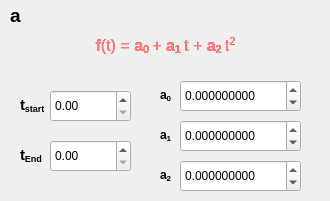
   <widget class="QWidget" name="pageTypeFunctionA">
    <widget class="QDoubleSpinBox" name="FuncAendTime">
     <property name="geometry">
      <rect>
       <x>50</x>
       <y>140</y>
       <width>81</width>
       <height>32</height>
      </rect>
     </property>
    </widget>
    <widget class="QDoubleSpinBox" name="FuncACoeff2">
     <property name="geometry">
      <rect>
       <x>180</x>
       <y>160</y>
       <width>121</width>
       <height>32</height>
      </rect>
     </property>
     <property name="decimals">
      <number>9</number>
     </property>
     <property name="minimum">
      <double>-9999.999998999999661</double>
     </property>
     <property name="maximum">
      <double>9999.999998999999661</double>
     </property>
     <property name="stepType">
      <enum>QAbstractSpinBox::AdaptiveDecimalStepType</enum>
     </property>
    </widget>
    <widget class="QDoubleSpinBox" name="FuncACoeff1">
     <property name="geometry">
      <rect>
       <x>180</x>
       <y>120</y>
       <width>121</width>
       <height>32</height>
      </rect>
     </property>
     <property name="decimals">
      <number>9</number>
     </property>
     <property name="minimum">
      <double>-9999.999998999999661</double>
     </property>
     <property name="maximum">
      <double>9999.999998999999661</double>
     </property>
     <property name="stepType">
      <enum>QAbstractSpinBox::AdaptiveDecimalStepType</enum>
     </property>
    </widget>
    <widget class="QDoubleSpinBox" name="FuncACoeff0">
     <property name="geometry">
      <rect>
       <x>180</x>
       <y>80</y>
       <width>121</width>
       <height>32</height>
      </rect>
     </property>
     <property name="decimals">
      <number>9</number>
     </property>
     <property name="minimum">
      <double>-9999.999998999999661</double>
     </property>
     <property name="maximum">
      <double>9999.999998999999661</double>
     </property>
     <property name="stepType">
      <enum>QAbstractSpinBox::AdaptiveDecimalStepType</enum>
     </property>
    </widget>
    <widget class="QLabel" name="funcAequation">
     <property name="enabled">
      <bool>true</bool>
     </property>
     <property name="geometry">
      <rect>
       <x>10</x>
       <y>30</y>
       <width>311</width>
       <height>31</height>
      </rect>
     </property>
     <property name="palette">
      <palette>
       <active>
        <colorrole role="WindowText">
         <brush brushstyle="SolidPattern">
          <color alpha="255">
           <red>255</red>
           <green>0</green>
           <blue>0</blue>
          </color>
         </brush>
        </colorrole>
       </active>
       <inactive>
        <colorrole role="WindowText">
         <brush brushstyle="SolidPattern">
          <color alpha="255">
           <red>255</red>
           <green>0</green>
           <blue>0</blue>
          </color>
         </brush>
        </colorrole>
       </inactive>
       <disabled>
        <colorrole role="WindowText">
         <brush brushstyle="SolidPattern">
          <color alpha="255">
           <red>160</red>
           <green>161</green>
           <blue>163</blue>
          </color>
         </brush>
        </colorrole>
       </disabled>
      </palette>
     </property>
     <property name="text">
      <string>&lt;html&gt;&lt;head/&gt;&lt;body&gt;&lt;p align=&quot;center&quot;&gt;&lt;span style=&quot; font-size:12pt; font-weight:600; color:#ff0000;&quot;&gt;f&lt;/span&gt;&lt;span style=&quot; font-size:12pt; color:#ff0000;&quot;&gt;(t) = &lt;/span&gt;&lt;span style=&quot; font-size:12pt; font-weight:600; color:#ff0000;&quot;&gt;a&lt;/span&gt;&lt;span style=&quot; font-size:12pt; font-weight:600; color:#ff0000; vertical-align:sub;&quot;&gt;0 &lt;/span&gt;&lt;span style=&quot; font-size:12pt; color:#ff0000;&quot;&gt;+ &lt;/span&gt;&lt;span style=&quot; font-size:12pt; font-weight:600; color:#ff0000;&quot;&gt;a&lt;/span&gt;&lt;span style=&quot; font-size:12pt; font-weight:600; color:#ff0000; vertical-align:sub;&quot;&gt;1 &lt;/span&gt;&lt;span style=&quot; font-size:12pt; color:#ff0000;&quot;&gt;t + &lt;/span&gt;&lt;span style=&quot; font-size:12pt; font-weight:600; color:#ff0000;&quot;&gt;a&lt;/span&gt;&lt;span style=&quot; font-size:12pt; font-weight:600; color:#ff0000; vertical-align:sub;&quot;&gt;2 &lt;/span&gt;&lt;span style=&quot; font-size:12pt; color:#ff0000;&quot;&gt;t&lt;/span&gt;&lt;span style=&quot; font-size:12pt; color:#ff0000; vertical-align:super;&quot;&gt;2&lt;/span&gt;&lt;/p&gt;&lt;/body&gt;&lt;/html&gt;</string>
     </property>
     <property name="wordWrap">
      <bool>true</bool>
     </property>
    </widget>
    <widget class="QLabel" name="label_22">
     <property name="geometry">
      <rect>
       <x>160</x>
       <y>166</y>
       <width>21</width>
       <height>18</height>
      </rect>
     </property>
     <property name="text">
      <string>&lt;html&gt;&lt;head/&gt;&lt;body&gt;&lt;p&gt;&lt;span style=&quot; font-weight:600;&quot;&gt;a&lt;/span&gt;&lt;span style=&quot; font-weight:600; vertical-align:sub;&quot;&gt;2&lt;/span&gt;&lt;/p&gt;&lt;/body&gt;&lt;/html&gt;</string>
     </property>
    </widget>
    <widget class="QLabel" name="label_19">
     <property name="geometry">
      <rect>
       <x>20</x>
       <y>140</y>
       <width>31</width>
       <height>31</height>
      </rect>
     </property>
     <property name="text">
      <string>&lt;html&gt;&lt;head/&gt;&lt;body&gt;&lt;p&gt;&lt;span style=&quot; font-size:11pt; font-weight:600;&quot;&gt;t&lt;/span&gt;&lt;span style=&quot; font-size:11pt; font-weight:600; vertical-align:sub;&quot;&gt;End&lt;/span&gt;&lt;/p&gt;&lt;/body&gt;&lt;/html&gt;</string>
     </property>
    </widget>
    <widget class="QLabel" name="label_20">
     <property name="geometry">
      <rect>
       <x>160</x>
       <y>86</y>
       <width>21</width>
       <height>18</height>
      </rect>
     </property>
     <property name="text">
      <string>&lt;html&gt;&lt;head/&gt;&lt;body&gt;&lt;p&gt;&lt;span style=&quot; font-weight:600;&quot;&gt;a&lt;/span&gt;&lt;span style=&quot; font-weight:600; vertical-align:sub;&quot;&gt;0&lt;/span&gt;&lt;/p&gt;&lt;/body&gt;&lt;/html&gt;</string>
     </property>
    </widget>
    <widget class="QLabel" name="label_21">
     <property name="geometry">
      <rect>
       <x>160</x>
       <y>126</y>
       <width>21</width>
       <height>18</height>
      </rect>
     </property>
     <property name="text">
      <string>&lt;html&gt;&lt;head/&gt;&lt;body&gt;&lt;p&gt;&lt;span style=&quot; font-weight:600;&quot;&gt;a&lt;/span&gt;&lt;span style=&quot; font-weight:600; vertical-align:sub;&quot;&gt;1&lt;/span&gt;&lt;/p&gt;&lt;/body&gt;&lt;/html&gt;</string>
     </property>
    </widget>
    <widget class="QLabel" name="label_51">
     <property name="geometry">
      <rect>
       <x>10</x>
       <y>0</y>
       <width>21</width>
       <height>31</height>
      </rect>
     </property>
     <property name="text">
      <string>&lt;html&gt;&lt;head/&gt;&lt;body&gt;&lt;p&gt;&lt;span style=&quot; font-size:14pt; font-weight:600;&quot;&gt;a&lt;/span&gt;&lt;/p&gt;&lt;/body&gt;&lt;/html&gt;</string>
     </property>
    </widget>
    <widget class="QLabel" name="label_55">
     <property name="geometry">
      <rect>
       <x>20</x>
       <y>90</y>
       <width>31</width>
       <height>31</height>
      </rect>
     </property>
     <property name="text">
      <string>&lt;html&gt;&lt;head/&gt;&lt;body&gt;&lt;p&gt;&lt;span style=&quot; font-size:11pt; font-weight:600;&quot;&gt;t&lt;/span&gt;&lt;span style=&quot; font-size:11pt; font-weight:600; vertical-align:sub;&quot;&gt;start&lt;/span&gt;&lt;/p&gt;&lt;/body&gt;&lt;/html&gt;</string>
     </property>
    </widget>
    <widget class="QDoubleSpinBox" name="FuncAstartTime">
     <property name="geometry">
      <rect>
       <x>50</x>
       <y>90</y>
       <width>81</width>
       <height>32</height>
      </rect>
     </property>
    </widget>
    <widget class="QLabel" name="funcAequationGrey">
     <property name="enabled">
      <bool>false</bool>
     </property>
     <property name="geometry">
      <rect>
       <x>10</x>
       <y>30</y>
       <width>311</width>
       <height>31</height>
      </rect>
     </property>
     <property name="palette">
      <palette>
       <active>
        <colorrole role="WindowText">
         <brush brushstyle="SolidPattern">
          <color alpha="255">
           <red>255</red>
           <green>0</green>
           <blue>0</blue>
          </color>
         </brush>
        </colorrole>
       </active>
       <inactive>
        <colorrole role="WindowText">
         <brush brushstyle="SolidPattern">
          <color alpha="255">
           <red>255</red>
           <green>0</green>
           <blue>0</blue>
          </color>
         </brush>
        </colorrole>
       </inactive>
       <disabled>
        <colorrole role="WindowText">
         <brush brushstyle="SolidPattern">
          <color alpha="255">
           <red>160</red>
           <green>161</green>
           <blue>163</blue>
          </color>
         </brush>
        </colorrole>
       </disabled>
      </palette>
     </property>
     <property name="text">
      <string>&lt;html&gt;&lt;head/&gt;&lt;body&gt;&lt;p align=&quot;center&quot;&gt;&lt;span style=&quot; font-size:12pt; font-weight:600; color:#ff8080;&quot;&gt;f&lt;/span&gt;&lt;span style=&quot; font-size:12pt; color:#ff8080;&quot;&gt;(t) = &lt;/span&gt;&lt;span style=&quot; font-size:12pt; font-weight:600; color:#ff8080;&quot;&gt;a&lt;/span&gt;&lt;span style=&quot; font-size:12pt; font-weight:600; color:#ff8080; vertical-align:sub;&quot;&gt;0 &lt;/span&gt;&lt;span style=&quot; font-size:12pt; color:#ff8080;&quot;&gt;+ &lt;/span&gt;&lt;span style=&quot; font-size:12pt; font-weight:600; color:#ff8080;&quot;&gt;a&lt;/span&gt;&lt;span style=&quot; font-size:12pt; font-weight:600; color:#ff8080; vertical-align:sub;&quot;&gt;1 &lt;/span&gt;&lt;span style=&quot; font-size:12pt; color:#ff8080;&quot;&gt;t + &lt;/span&gt;&lt;span style=&quot; font-size:12pt; font-weight:600; color:#ff8080;&quot;&gt;a&lt;/span&gt;&lt;span style=&quot; font-size:12pt; font-weight:600; color:#ff8080; vertical-align:sub;&quot;&gt;2 &lt;/span&gt;&lt;span style=&quot; font-size:12pt; color:#ff8080;&quot;&gt;t&lt;/span&gt;&lt;span style=&quot; font-size:12pt; color:#ff8080; vertical-align:super;&quot;&gt;2&lt;/span&gt;&lt;/p&gt;&lt;/body&gt;&lt;/html&gt;</string>
     </property>
     <property name="wordWrap">
      <bool>true</bool>
     </property>
    </widget>
   </widget>
